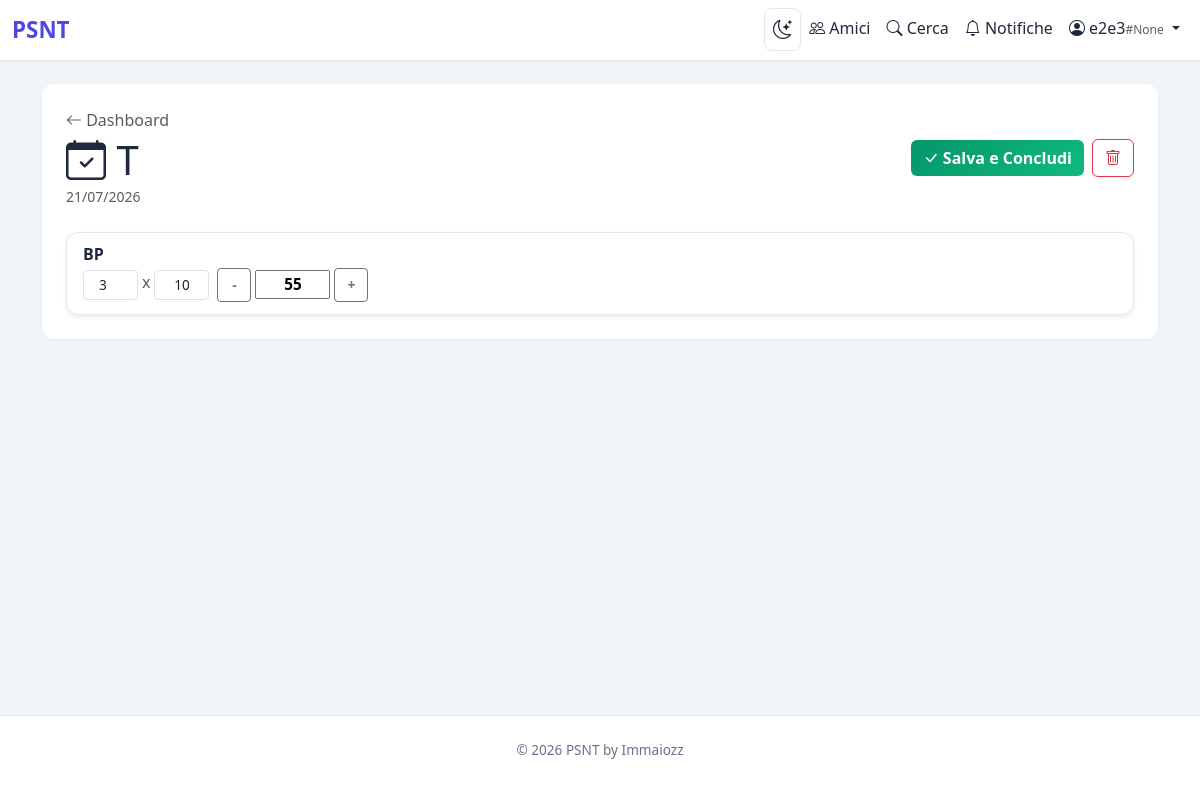
The app's page /session/1 (signed in) with its own data.
### flask_app.py (models this page shows, shortened)
class User(UserMixin, db.Model):
    id = db.Column(db.Integer, primary_key=True)
    username = db.Column(db.String(80), unique=True, nullable=False, index=True)
    email = db.Column(db.String(120), unique=True, nullable=False, index=True)
    password_hash = db.Column(db.String(255), nullable=False)
    profile_image = db.Column(db.Text, nullable=True)
    friend_code = db.Column(db.String(4), unique=True, nullable=True, index=True)
    public_token = db.Column(db.String(36), unique=True, nullable=True, index=True)
    is_admin = db.Column(db.Boolean, default=False, nullable=False)
    created_at = db.Column(db.DateTime, default=datetime.utcnow)
    routines = db.relationship('Routine', backref='user', lazy=True, cascade='all, delete-orphan')
    routine_exercises = db.relationship('RoutineExercise', backref='user', lazy=True, cascade='all, delete-orphan')
    routine_sessions = db.relationship('RoutineSession', backref='user', lazy=True, cascade='all, delete-orphan')
    workouts = db.relationship('Workout', backref='user', lazy=True, cascade='all, delete-orphan')
    weight_history = db.relationship('WeightHistory', backref='user', lazy=True, cascade='all, delete-orphan')

class Routine(db.Model):
    id = db.Column(db.Integer, primary_key=True)
    user_id = db.Column(db.Integer, db.ForeignKey('user.id'), nullable=False)
    name = db.Column(db.String(50), nullable=False)
    position = db.Column(db.Integer, nullable=False, default=0)
    public_token = db.Column(db.String(36), unique=True, nullable=True, index=True)
    created_at = db.Column(db.DateTime, default=datetime.utcnow)
    exercises = db.relationship('RoutineExercise', backref='routine', lazy=True, cascade='all, delete-orphan',
                                order_by='RoutineExercise.position.asc()')
    sessions = db.relationship('RoutineSession', backref='routine', lazy=True, cascade='all, delete-orphan')

class RoutineSession(db.Model):
    id = db.Column(db.Integer, primary_key=True)
    routine_id = db.Column(db.Integer, db.ForeignKey('routine.id'), nullable=False)
    user_id = db.Column(db.Integer, db.ForeignKey('user.id'), nullable=False)
    date = db.Column(db.Date, nullable=False, default=datetime.utcnow)
    created_at = db.Column(db.DateTime, default=datetime.utcnow)
    workouts = db.relationship('Workout', backref='session', lazy=True, cascade='all, delete-orphan')

class Workout(db.Model):
    id = db.Column(db.Integer, primary_key=True)
    user_id = db.Column(db.Integer, db.ForeignKey('user.id'), nullable=True)
    session_id = db.Column(db.Integer, db.ForeignKey('routine_session.id'), nullable=True)
    exercise = db.Column(db.String(120), nullable=False)
    exercise_id = db.Column(db.String(10), nullable=True)
    sets = db.Column(db.Integer, nullable=True)
    reps = db.Column(db.String(50), nullable=True)
    weight = db.Column(db.String(50), nullable=True)
    notes = db.Column(db.Text, nullable=True)
    position = db.Column(db.Integer, nullable=True)
    superset_id = db.Column(db.Integer, nullable=True)
    created_at = db.Column(db.DateTime, default=datetime.utcnow)

### flask_app.py (the view)
@app.route("/session/<int:session_id>")
@login_required
def session_view(session_id):
    session = RoutineSession.query.get_or_404(session_id)
    if session.user_id != current_user.id:
        flash("✗ Non hai accesso a questa sessione.", "danger")
        return redirect(url_for("dashboard"))
    workouts = Workout.query.filter_by(session_id=session.id).order_by(
        func.coalesce(Workout.position, 9999).asc(), Workout.position.asc()
    ).all()
    workout_data = []
    for w in workouts:
        name_it = _resolve_exercise_name(w.exercise, w.exercise_id)
        workout_data.append({"workout": w, "name_it": name_it})
    superset_groups = {}
    for wd in workout_data:
        sid = wd["workout"].superset_id
        if sid:
            if sid not in superset_groups:
                superset_groups[sid] = []
            superset_groups[sid].append(wd)
    return render_template("session_view.html", session=session, workout_data=workout_data, superset_groups=superset_groups)

### templates/session_view.html (shortened to what this page needs)
{% extends "base.html" %}
{% block content %}
<div class="d-flex justify-content-between align-items-center mb-4">
    <div>
        <a href="{{ url_for('dashboard') }}" class="text-decoration-none text-muted"><i class="bi bi-arrow-left"></i> Dashboard</a>
        <h1 class="mt-1 mb-0" style="color:var(--text-color);">
            <i class="bi bi-calendar-check"></i> {{ session.routine.name }}
        </h1>
        <small class="text-muted">{{ session.date.strftime('%d/%m/%Y') }}</small>
    </div>
    <div class="d-flex gap-2 align-items-center">
        <form method="POST" action="{{ url_for('save_session_workouts', session_id=session.id) }}" id="saveAllForm" class="d-inline">
            <button type="submit" class="btn btn-save-all" id="saveAllBtn" onclick="return prepSaveAndSubmit()">
                <i class="bi bi-check-lg"></i> Salva e Concludi
            </button>
        </form>
        <form method="POST" action="{{ url_for('delete_session', session_id=session.id) }}">
            <button type="submit" class="btn btn-outline-danger" onclick="return confirm('Eliminare questa sessione?')">
                <i class="bi bi-trash"></i>
            </button>
        </form>
    </div>
</div>
{% if workout_data %}
<div class="card shadow-sm">
    <div class="card-body p-0">
        {% set ns = namespace(rendered_supersets=[]) %}
        {% for wd in workout_data %}
        {% set w = wd.workout %}
        {% if w.superset_id and w.superset_id not in ns.rendered_supersets %}
            {% set ns.rendered_supersets = ns.rendered_supersets + [w.superset_id] %}
            {% set group = superset_groups.get(w.superset_id, []) %}
            {% set first_w = group[0].workout if group else w %}
            <div class="superset-group">
                <div class="superset-header">
                    <i class="bi bi-link-45deg"></i> SUPERSET
                </div>
                <div class="superset-shared">
                    <form method="POST" action="{{ url_for('update_superset_group', session_id=session.id, superset_id=w.superset_id) }}" class="d-flex align-items-center gap-2 flex-wrap">
                        <label>Set x Reps (gruppo):</label>
                        <div class="sets-reps-ctrl d-flex gap-1">
                            <input type="number" name="sets" value="{{ first_w.sets or '' }}" placeholder="Set" class="form-control form-control-sm">
                            <span class="text-muted">x</span>
                            <input type="text" name="reps" value="{{ first_w.reps or '' }}" placeholder="Reps" class="form-control form-control-sm">
                        </div>
                        <button type="submit" class="btn btn-sm btn-outline-primary" title="Salva Set/Reps gruppo">
                            <i class="bi bi-check-lg"></i> Gruppo
                        </button>
                    </form>
                </div>
                <div class="superset-exercises">
                {% for gd in group %}
                {% set gw = gd.workout %}
                <div class="workout-row px-3">
                    <div class="d-flex justify-content-between align-items-center gap-2">
                        <div class="flex-grow-1">
                            <a href="{{ url_for('view_workout', workout_id=gw.id) }}" class="text-decoration-none" style="color:var(--text-color);">
                                <h6 class="mb-1 fw-semibold">{{ gd.name_it }}{% if gw.exercise_id %} <span class="badge bg-success" style="font-size:.5rem;"><i class="bi bi-book"></i></span>{% endif %}</h6>
                            </a>
                            <div class="d-flex align-items-center gap-2 flex-wrap">
                                <div class="sets-reps-ctrl d-flex gap-1">
                                    <input type="number" data-field="sets" data-id="{{ gw.id }}" value="{{ gw.sets or '' }}" placeholder="Set" class="form-control form-control-sm" style="width:45px;">
                                    <span class="text-muted">x</span>
                                    <input type="text" data-field="reps" data-id="{{ gw.id }}" value="{{ gw.reps or '' }}" placeholder="Reps" class="form-control form-control-sm" style="width:50px;">
                                </div>
                                <div class="weight-ctrl">
                                    <button type="button" class="btn btn-outline-secondary btn-sm" onclick="adjustWeight(this, -2.5)" title="-2.5 kg">-</button>
                                    <input type="text" data-field="weight" data-id="{{ gw.id }}" value="{{ gw.weight or '' }}" placeholder="kg">
                                    <button type="button" class="btn btn-outline-secondary btn-sm" onclick="adjustWeight(this, 2.5)" title="+2.5 kg">+</button>
                                </div>
                            </div>
                        </div>
                    </div>
                </div>
                {% endfor %}
                </div>
            </div>
        {% elif not w.superset_id %}
        <div class="workout-row px-3">
            <div class="d-flex justify-content-between align-items-center gap-2">
                <div class="flex-grow-1">
                    <a href="{{ url_for('view_workout', workout_id=w.id) }}" class="text-decoration-none" style="color:var(--text-color);">
                        <h6 class="mb-1 fw-semibold">{{ wd.name_it }}{% if w.exercise_id %} <span class="badge bg-success" style="font-size:.5rem;"><i class="bi bi-book"></i></span>{% endif %}</h6>
                    </a>
                    <div class="d-flex align-items-center gap-2 flex-wrap">
                        <div class="sets-reps-ctrl d-flex gap-1">
                            <input type="number" data-field="sets" data-id="{{ w.id }}" value="{{ w.sets or '' }}" placeholder="Set" class="form-control form-control-sm">
                            <span class="text-muted">x</span>
                            <input type="text" data-field="reps" data-id="{{ w.id }}" value="{{ w.reps or '' }}" placeholder="Reps" class="form-control form-control-sm">
                        </div>
                        <div class="weight-ctrl">
                            <button type="button" class="btn btn-outline-secondary btn-sm" onclick="adjustWeight(this, -2.5)" title="-2.5 kg">-</button>
                            <input type="text" data-field="weight" data-id="{{ w.id }}" value="{{ w.weight or '' }}" placeholder="kg">
                            <button type="button" class="btn btn-outline-secondary btn-sm" onclick="adjustWeight(this, 2.5)" title="+2.5 kg">+</button>
                        </div>
                    </div>
                </div>
            </div>
        </div>
        {% endif %}
        {% endfor %}
    </div>
</div>
{% else %}
<div class="alert alert-secondary">
    <i class="bi bi-info-circle"></i> Nessun esercizio in questa sessione.
</div>
{% endif %}
{% endblock %}

### templates/base.html (shortened to what this page needs)
<!DOCTYPE html>
<html lang="it">
<head>
    <link href="https://cdn.jsdelivr.net/npm/bootstrap@5.3.0/dist/css/bootstrap.min.css" rel="stylesheet">
    <link rel="stylesheet" href="https://cdn.jsdelivr.net/npm/bootstrap-icons@1.11.0/font/bootstrap-icons.css">
</head>
<body>
    <nav class="navbar navbar-expand-lg navbar-light">
        <div class="container-fluid">
            <a class="navbar-brand" href="{% if current_user.is_authenticated %}{{ url_for('dashboard') }}{% else %}{{ url_for('landing') }}{% endif %}">
                 PSNT
            </a>
            <div class="collapse navbar-collapse" id="navbarNav">
                <ul class="navbar-nav ms-auto">
                    {% if current_user.is_authenticated %}
                        <li class="nav-item">
                            <button class="dark-toggle nav-link" id="darkToggle" title="Modalit notturna">
                                <i class="bi bi-moon-stars"></i>
                            </button>
                        </li>
                        <li class="nav-item">
                            <a class="nav-link text-dark-readable" href="{{ url_for('friends_list') }}">
                                <i class="bi bi-people"></i> Amici
                            </a>
                        </li>
                        <li class="nav-item">
                            <a class="nav-link text-dark-readable" href="{{ url_for('search_users') }}">
                                <i class="bi bi-search"></i> Cerca
                            </a>
                        </li>
                        <li class="nav-item">
                            <a class="nav-link text-dark-readable" href="{{ url_for('notifications') }}">
                                <i class="bi bi-bell"></i> Notifiche
                            </a>
                        </li>
                        <li class="nav-item dropdown">
                            <a class="nav-link dropdown-toggle text-dark-readable" href="#" role="button" data-bs-toggle="dropdown" aria-expanded="false">
                                {% if current_user.profile_image %}
                                    <img src="{{ current_user.profile_image }}" alt="" style="width:22px;height:22px;border-radius:50%;object-fit:cover;vertical-align:middle;margin-right:4px;">
                                {% else %}
                                    <i class="bi bi-person-circle"></i>
                                {% endif %}
                                {{ current_user.username }}<span class="text-muted" style="font-size:.75rem;">#{{ current_user.friend_code }}</span>
                            </a>
                        </li>
                    {% endif %}
                </ul>
            </div>
        </div>
    </nav>
    <main>
        <div class="container">
            <div class="container-main">
                {% block content %}{% endblock %}
            </div>
        </div>
    </main>
    <footer class="footer">
        <div class="container">
            <p>&copy; 2026 PSNT by Immaiozz</p>
        </div>
    </footer>
</body>
</html>

### records on screen
User: username "e2e3", friend_code "None"
Routine: routine.name "T"
RoutineSession: date "21/07/2026"
Workout: name_it "BP", sets "3", reps "10", weight "55"
